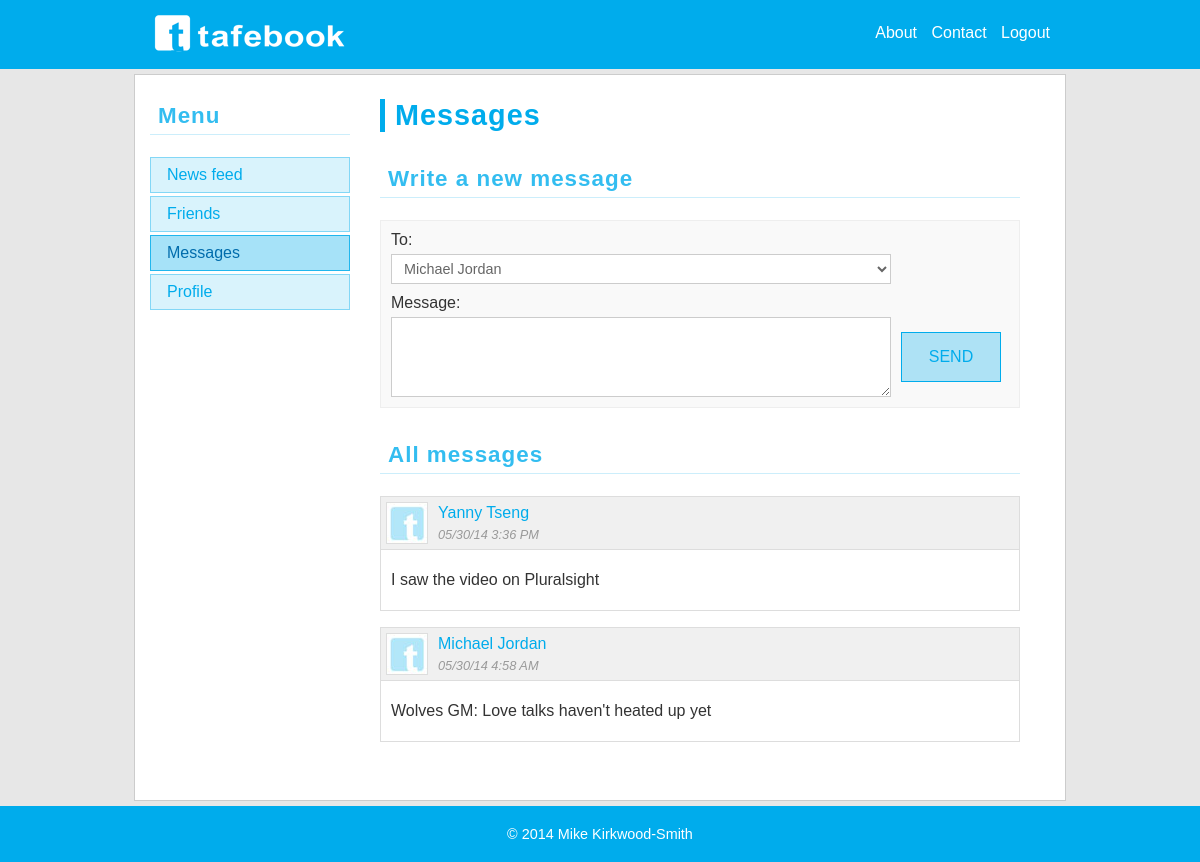
/messages.php (signed in), run on the app's committed database.
### tables this page shows
CREATE TABLE IF NOT EXISTS `message` (
  `messageId` int(10) unsigned NOT NULL AUTO_INCREMENT,
  `personFrom` int(10) unsigned NOT NULL,
  `personTo` int(10) unsigned NOT NULL,
  `messageDateTime` datetime NOT NULL,
  `message` varchar(2000) DEFAULT NULL,
  PRIMARY KEY (`messageId`),
  KEY `personFrom` (`personFrom`),
  KEY `personTo` (`personTo`)
);

CREATE TABLE IF NOT EXISTS `person` (
  `personId` int(10) unsigned NOT NULL AUTO_INCREMENT,
  `email` varchar(200) NOT NULL,
  `password` char(40) NOT NULL,
  `firstName` varchar(80) DEFAULT NULL,
  `lastName` varchar(80) DEFAULT NULL,
  `about` varchar(1000) DEFAULT NULL,
  `gender` char(1) DEFAULT NULL,
  PRIMARY KEY (`personId`),
  UNIQUE KEY `email` (`email`)
);

### classes/DAL.class.php (called while the page is built, shortened)
<?php
	class DAL
	{
		private $PDO;
		public function __construct()
		{
			$this->server = 'localhost';
			$this->database = 'tafebook';
			$this->username = 'tafebook';
			$this->password = 'tafebook';
			try
			{
				$this->PDO = new PDO("mysql:host={$this->server};dbname={$this->database}", $this->username, $this->password);
				$this->PDO->setAttribute(PDO::ATTR_ERRMODE, PDO::ERRMODE_EXCEPTION);
			}
			catch (PDOException $e)
			{
				$this->LogException($e, 'Problem connecting to the database server', 'error');
			}
		}
		public function ExecuteQuery($sql, $parameters = array())
		{
			$return = false;
			try
			{
				$statement = $this->PDO->prepare($sql);
				$statement->execute();
				$return = $statement->fetchAll();
			}
			catch (PDOException $e)
			{
				$this->LogException($e, 'Problem executing the query', 'error', $sql);
			}
			return $return;
		}
	}
?>

### classes/tools.class.php (called while the page is built, shortened)
<?php
	function safeHTML($str) {
		return htmlentities(trim($str));
	}
 ?>

### messages.php (the view, shortened to what this page needs)
<?php
require_once('classes/tools.class.php');
require_once('classes/DAL.class.php');
$dal = new DAL();
$personId = $_SESSION['personId'];
$sql = "SELECT personId2 FROM friendship WHERE personId1 = $personId";
$friends = $dal->ExecuteQuery($sql);
$sql = "SELECT personFrom, messageDateTime, message, firstName, lastName
        FROM message, person
        WHERE message.personFrom = person.personId AND message.personTo = $personId
        ORDER BY messageDateTime DESC";
$messages = $dal->ExecuteQuery($sql);
$totalMessages = count($messages);
?>
<!doctype html>
<html lang="en">
    <head>
        <link rel="stylesheet" type="text/css" href="css/style.css" />
    </head>
    <body>
        <header>
            <div class="content-wrapper">
                <a id="header-logo" href="index.php"><img src="images/tafebook-logo-white-smallest.png" alt="tafebook logo" width="200" height="45" /></a>
                <nav>
                    <a href="about.php">About</a>
                    <a href="contact.php">Contact</a>
                    <a href="logout.php">Logout</a>
                </nav>
            </div>
        </header>
        <section id="main" class="content-wrapper">
            <section id="sidebar">
                <h2>Menu</h2>
                <ul id="sidebar-options">
                    <li><a href="news-feed.php">News feed</a></li>
                    <li><a href="friends.php">Friends</a></li>
                    <li><a class="active" href="messages.php">Messages</a></li>
                    <li><a href="profile.php">Profile</a></li>
                </ul>
            </section>
            <section id="content">
                <h1>Messages</h1>
                <section id="new-message">
                    <h2>Write a new message</h2>
                    <form action="" method="post" class="clearFix">
                        <label for="new-message-to">To:</label>
                        <select name="new-message-to" id="new-message-to">
                           <?php foreach($friends as $friend) {
                                $friendId = $friend['personId2'];
                                $sql = "SELECT personId, firstName, lastName FROM person WHERE personID = '$friendId'";
                                $person = $dal->ExecuteQuery($sql)[0];
                                $firstName = $person['firstName'];
                                $lastName = $person['lastName'];
                            ?>
                            <option value='<?php echo $friendId; ?>'><?php echo $firstName, ' ', $lastName; ?></option>
                            <?php } ?>
                        </select>
                        <label for="new-message-content">Message:</label>
                        <textarea name="new-message-content" id="new-message-content" cols="30" rows="10"></textarea>
                        <input type="submit" name="new-message-submit" value="Send" />
                    </form>
                </section>
                <section id="all-messages">
                    <h2>All messages</h2>
                    <?php if ($totalMessages) { ?>
                    <div class="message-list">
                        <?php foreach ($messages as $message) {
                            $firstName = safeHTML($message['firstName']);
                            $lastName = safeHTML($message['lastName']);
                            $myMessage = safeHTML($message['message']);
                            $personFrom = safeHTML($message['personFrom']);
                            $messageDateTime = date("m/d/y g:i A", strtotime($message['messageDateTime']));
                         ?>
                        <article>
                            <header>
                                <img class="person-image" src="images/person/no-image-40.jpg" alt="Profile photo" width="40" height="40" />
                                <span class="person-name"><a href="<?php echo 'profile.php?Id='.$personFrom ?>"><?php echo $firstName, ' ', $lastName ?></a></span>
                                <span class="message-date"><?php echo $messageDateTime; ?></span>
                            </header>
                            <p class="message-content"><?php echo $myMessage ?></p>
                        </article>
                        <?php } ?>
                    </div>
                    <?php } ?>
                </section>
            </section>
        </section>
        <footer>
            <div class="content-wrapper">
                <p>&copy; 2014 Mike Kirkwood-Smith</p>
            </div>
        </footer>
    </body>
</html>

### css/style.css (style rules this page uses)
body { margin: 0; padding: 0; font-family: arial, verdana, sans-serif; font-size: medium; background-color: #e7e7e7; color: #333; }
h1, h2, h3, h4, h5 { font-family: arial, verdana, sans-serif; letter-spacing: 1px; }
h1 { margin: 0.5em 0 1em 0; padding-left: 10px; font-size: 1.8em; color: #00acec; border-left: 5px solid #00acec; }
h2 { margin: 1.5em 0 1em 0; padding: 0 0 5px 8px; border-bottom: 1px solid #ddd; border-bottom: 1px solid rgba(0, 172, 236, 0.2); color: #00acec; color: rgba(0, 172, 236, 0.8); font-size: 1.4em; }
a { text-decoration: none; color: #00acec; }
.clearFix:after { display: block; clear: both; content: "."; visibility: hidden; height: 0; line-height: 0; }
.content-wrapper { width: 900px; margin: 0 auto; }
.content-wrapper:after { display: block; clear: both; content: "."; visibility: hidden; height: 0; line-height: 0; }
header { margin: 0 0 5px 0; padding: 10px 15px; background-color: #00acec; }
#header-logo { float: left; }
header nav { float: right; width: 50%; height: 45px; line-height: 45px; text-align: right; }
header nav a { margin-left: 10px; color: white; }
#main { padding: 10px 15px; background-color: white; border: 1px solid #ccc; }
#sidebar { width: 200px; float: left; margin-right: 30px; }
#sidebar h2:first-child { margin-top: 0.8em; }
#sidebar-options { margin: 0; padding: 0; list-style-type: none; }
#sidebar-options li { margin: 0; padding: 0; }
#sidebar-options li a { display: block; margin-bottom: 3px; padding: 8px 16px; border: 1px solid rgba(0, 172, 236, 0.4); background-color: rgba(0, 172, 236, 0.15); color: #00acec; }
#sidebar-options li a.active { border: 1px solid rgba(0, 172, 236, 0.8); background-color: rgba(0, 172, 236, 0.35); color: #006cac; }
#sidebar + #content { float: left; width: 640px; padding-bottom: 2em; }
#new-message form { padding: 10px 10px; background-color: #f9f9f9; border: 1px solid #eee; }
#new-message label { display: block; font-size: 1em; margin: 10px 0 5px 0; }
#new-message label:first-child { margin-top: 0; }
#new-message select { display: block; width: 500px; margin-bottom: 5px; border: 1px solid #ccc; padding: 5px 8px; box-sizing: border-box; background-color: white; color: #666; font-size: 0.9em; }
#new-message textarea { display: block; float: left; width: 500px; height: 80px; border: 1px solid #ccc; margin-right: 10px; padding: 5px 8px; box-sizing: border-box; color: #666; font-size: 0.9em; }
#new-message input[type=submit] { display: block; float: left; width: 100px; height: 50px; margin-top: 15px; border: 1px solid #00acec; background: #b8ecf8; background: rgba(0, 172, 236, 0.3); color: #00acec; font-size: 1em; text-transform: uppercase; }
.message-list article { margin-bottom: 1em; padding: 0; border: 1px solid #ddd; }
.message-list article header { height: 42px; padding: 5px; background-color: #f0f0f0; border-bottom: 1px solid #ddd; }
.message-list .person-image { float: left; margin-right: 10px; border: 1px solid #ddd; }
.message-list .person-name { display: block; margin: 2px 0 5px 0; }
.message-list .message-date { display: block; font-size: 0.8em; color: #999; font-style: italic; }
.message-list .message-content { padding: 5px 10px; }
footer { margin: 5px 0 0 0; padding: 20px 15px; background-color: #00acec; font-size: 0.9em; color: white; text-align: center; }
footer p { margin: 0; }

### data on the page
message: personFrom.firstName "Yanny", personFrom.lastName "Tseng", messageDateTime "05/30/14 3:36 PM", message "I saw the video on Pluralsight"
message: personFrom.firstName "Michael", personFrom.lastName "Jordan", messageDateTime "05/30/14 4:58 AM", message "Wolves GM: Love talks haven't heated up yet"

### other printed values
form field new-message-to "Michael Jordan"
